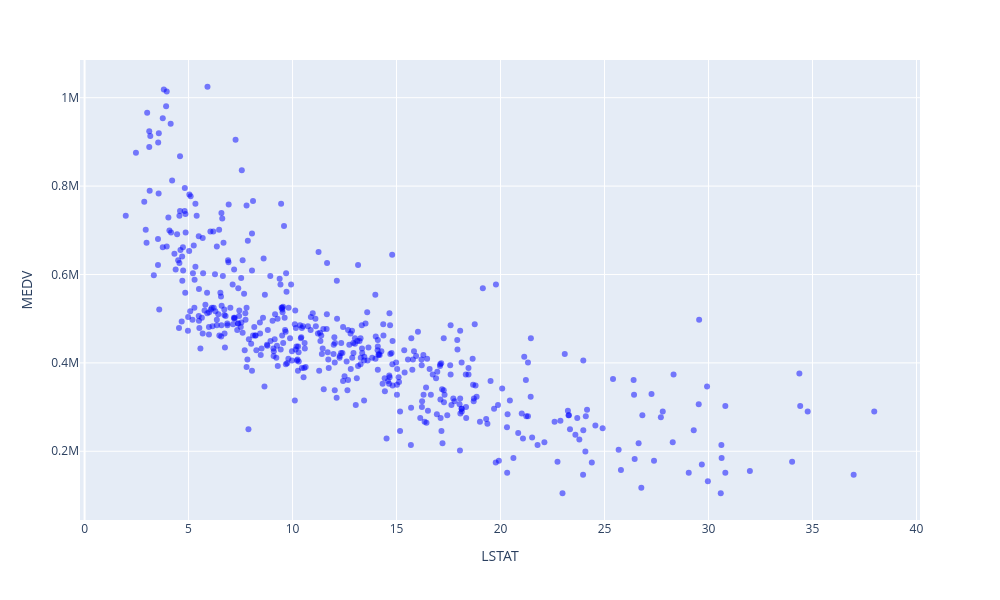

Notebook cell for this chart:
### Code cell
import plotly.express as px

fig = px.scatter(
    data_frame=data,
    x='LSTAT',
    y='MEDV',
    opacity=0.5
)

fig.update_traces(marker=dict(color='blue'))

fig.update_layout(
    width=1000,
    height=600
)

fig.show()

### Figure 1 — Plotly figure (JSON) as saved in the notebook; plotly's stock layout.template omitted (floating-point values rounded to 4 significant figures; data arrays with more than 128 entries replaced by an {"elided": "..."} marker saying what was removed)
{"data": [{"hovertemplate": "LSTAT=%{x}<br>MEDV=%{y}<extra></extra>", "legendgroup": "", "marker": {"color": "blue", "opacity": 0.5, "symbol": "circle"}, "mode": "markers", "name": "", "orientation": "v", "showlegend": false, "type": "scatter", "x": {"elided": "489 float values"}, "xaxis": "x", "y": {"elided": "489 float values"}, "yaxis": "y"}], "layout": {"height": 600, "legend": {"tracegroupgap": 0}, "margin": {"t": 60}, "width": 1000, "xaxis": {"anchor": "y", "domain": [0, 1], "title": {"text": "LSTAT"}}, "yaxis": {"anchor": "x", "domain": [0, 1], "title": {"text": "MEDV"}}}}
